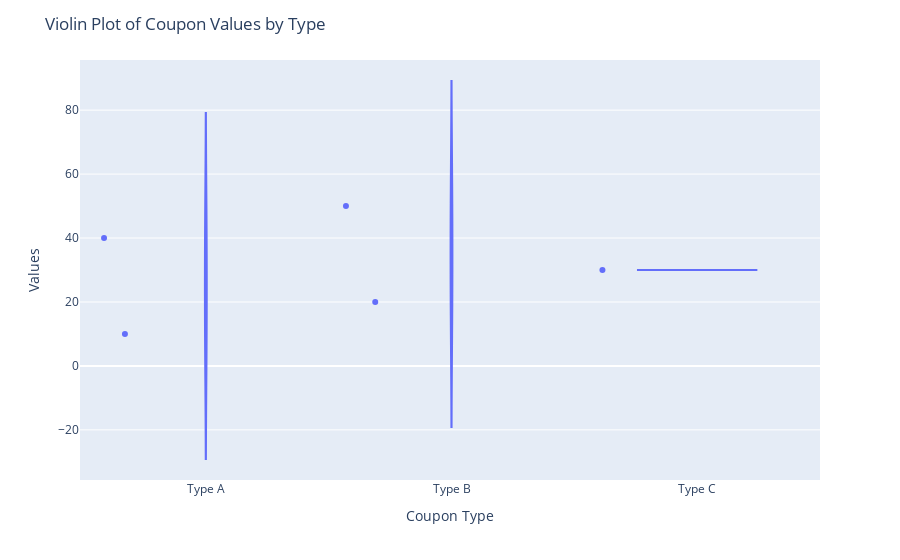

Notebook code for this chart:
### Code cell
data = pd.DataFrame({
    'coupon_type': ['Type A', 'Type B', 'Type C', 'Type A', 'Type B'],
    'value': [10, 20, 30, 40, 50]
})


fig = px.violin(data, y='value', x='coupon_type', points='all')


fig.update_layout(
    title='Violin Plot of Coupon Values by Type',
    xaxis_title='Coupon Type',
    yaxis_title='Values'
)


fig.show()

### Figure 1 — Plotly figure (JSON) as saved in the notebook; plotly's stock layout.template omitted (floating-point values rounded to 4 significant figures)
{"data": [{"alignmentgroup": "True", "box": {"visible": false}, "hovertemplate": "coupon_type=%{x}<br>value=%{y}<extra></extra>", "legendgroup": "", "marker": {"color": "#636efa"}, "name": "", "offsetgroup": "", "orientation": "v", "points": "all", "scalegroup": "True", "showlegend": false, "type": "violin", "x": ["Type A", "Type B", "Type C", "Type A", "Type B"], "x0": " ", "xaxis": "x", "y": [10, 20, 30, 40, 50], "y0": " ", "yaxis": "y"}], "layout": {"autosize": true, "legend": {"tracegroupgap": 0}, "margin": {"t": 60}, "title": {"text": "Violin Plot of Coupon Values by Type"}, "violinmode": "group", "xaxis": {"anchor": "y", "autorange": true, "domain": [0, 1], "range": [-0.5096, 2.5], "title": {"text": "Coupon Type"}, "type": "category"}, "yaxis": {"anchor": "x", "autorange": true, "domain": [0, 1], "range": [-35.68, 95.68], "title": {"text": "Values"}, "type": "linear"}}}
